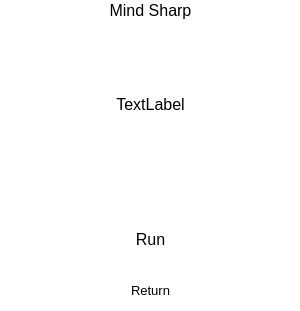
<?xml version="1.0" encoding="UTF-8"?>
<ui version="4.0">
 <class>MenuStartPlay</class>
 <widget class="QWidget" name="MenuStartPlay">
  <property name="enabled">
   <bool>true</bool>
  </property>
  <property name="geometry">
   <rect>
    <x>0</x>
    <y>0</y>
    <width>300</width>
    <height>311</height>
   </rect>
  </property>
  <property name="sizePolicy">
   <sizepolicy hsizetype="Expanding" vsizetype="Expanding">
    <horstretch>0</horstretch>
    <verstretch>0</verstretch>
   </sizepolicy>
  </property>
  <property name="minimumSize">
   <size>
    <width>300</width>
    <height>300</height>
   </size>
  </property>
  <property name="maximumSize">
   <size>
    <width>800</width>
    <height>800</height>
   </size>
  </property>
  <property name="mouseTracking">
   <bool>false</bool>
  </property>
  <property name="windowTitle">
   <string>MainWindow</string>
  </property>
  <property name="accessibleName">
   <string>MainMenu</string>
  </property>
  <property name="styleSheet">
   <string notr="true">
   QWidget
{
    background-image: url(:/images/rectangle.png);
    background-repeat: no-repeat;
    background-position: center;
    /*border: 2px solid white;  граница */
    background-attachment: fixed; /* Зафиксировать фоновое изображение */
border: none;
background-color: transparent; /* Делает фон окна прозрачным */
  
    
}
</string>
  </property>
  <widget class="QWidget" name="centralwidget" native="true">
   <property name="geometry">
    <rect>
     <x>0</x>
     <y>10</y>
     <width>300</width>
     <height>311</height>
    </rect>
   </property>
   <property name="styleSheet">
    <string notr="true">QWidget
{
	background-image: url(:/images/rectangle.png);
    background-repeat: no-repeat;
    background-position: center;
    /*border: 2px solid white;  граница */
    background-attachment: fixed; /* Зафиксировать фоновое изображение */
	border: none;
	background-color: transparent; /* Делает фон окна прозрачным */
}</string>
   </property>
   <widget class="QWidget" name="verticalLayoutWidget">
    <property name="geometry">
     <rect>
      <x>40</x>
      <y>40</y>
      <width>221</width>
      <height>221</height>
     </rect>
    </property>
    <layout class="QVBoxLayout" name="verticalLayout">
     <property name="sizeConstraint">
      <enum>QLayout::SetDefaultConstraint</enum>
     </property>
     <item>
      <widget class="QLabel" name="info">
       <property name="maximumSize">
        <size>
         <width>16777215</width>
         <height>70</height>
        </size>
       </property>
       <property name="accessibleName">
        <string>info</string>
       </property>
       <property name="styleSheet">
        <string notr="true">QLabel
{
    background-image: url(:/images/button.png);
    background-repeat: no-repeat;
    background-position: center;
    color: black;
    font-size: 16px;
}</string>
       </property>
       <property name="text">
        <string>TextLabel</string>
       </property>
       <property name="alignment">
        <set>Qt::AlignCenter</set>
       </property>
      </widget>
     </item>
     <item>
      <widget class="QLineEdit" name="input">
       <property name="maximumSize">
        <size>
         <width>16777215</width>
         <height>40</height>
        </size>
       </property>
       <property name="accessibleName">
        <string>input</string>
       </property>
       <property name="styleSheet">
        <string notr="true">QLineEdit
 {
    background-image: url(:/images/button.png);
    background-repeat: no-repeat;
    background-position: center;
    color: black;
    font-size: 16px;
}</string>
       </property>
      </widget>
     </item>
     <item>
      <widget class="QPushButton" name="run">
       <property name="sizePolicy">
        <sizepolicy hsizetype="Minimum" vsizetype="Expanding">
         <horstretch>0</horstretch>
         <verstretch>0</verstretch>
        </sizepolicy>
       </property>
       <property name="maximumSize">
        <size>
         <width>16777215</width>
         <height>20</height>
        </size>
       </property>
       <property name="accessibleName">
        <string>back</string>
       </property>
       <property name="styleSheet">
        <string notr="true">QPushButton {
    background-image: url(:/images/button.png);
    background-repeat: no-repeat;
    background-position: center;
    color: black;
    font-size: 16px;
}</string>
       </property>
       <property name="text">
        <string>Run</string>
       </property>
      </widget>
     </item>
    </layout>
   </widget>
   <widget class="QPushButton" name="back">
    <property name="geometry">
     <rect>
      <x>90</x>
      <y>270</y>
      <width>121</width>
      <height>21</height>
     </rect>
    </property>
    <property name="sizePolicy">
     <sizepolicy hsizetype="Minimum" vsizetype="Expanding">
      <horstretch>0</horstretch>
      <verstretch>0</verstretch>
     </sizepolicy>
    </property>
    <property name="maximumSize">
     <size>
      <width>16777215</width>
      <height>40</height>
     </size>
    </property>
    <property name="accessibleName">
     <string>back</string>
    </property>
    <property name="styleSheet">
     <string notr="true">QPushButton {
    background-image: url(:/images/rectangle.png);
    background-repeat: no-repeat;
    background-position: center;
    color: black;
    font-size: 13px;
}</string>
    </property>
    <property name="text">
     <string>Return</string>
    </property>
   </widget>
  </widget>
  <widget class="QMenuBar" name="menubar">
   <property name="geometry">
    <rect>
     <x>0</x>
     <y>0</y>
     <width>300</width>
     <height>22</height>
    </rect>
   </property>
  </widget>
  <widget class="QLabel" name="title">
   <property name="geometry">
    <rect>
     <x>100</x>
     <y>0</y>
     <width>101</width>
     <height>21</height>
    </rect>
   </property>
   <property name="styleSheet">
    <string notr="true">
     QLabel {
    background-image: url(:/images/title.png);
    background-repeat: no-repeat;
    background-position: center;
    color: black;
    font-size: 16px;
}
</string>
   </property>
   <property name="text">
    <string>Mind Sharp</string>
   </property>
   <property name="alignment">
    <set>Qt::AlignCenter</set>
   </property>
  </widget>
 </widget>
 <resources/>
 <connections/>
</ui>
